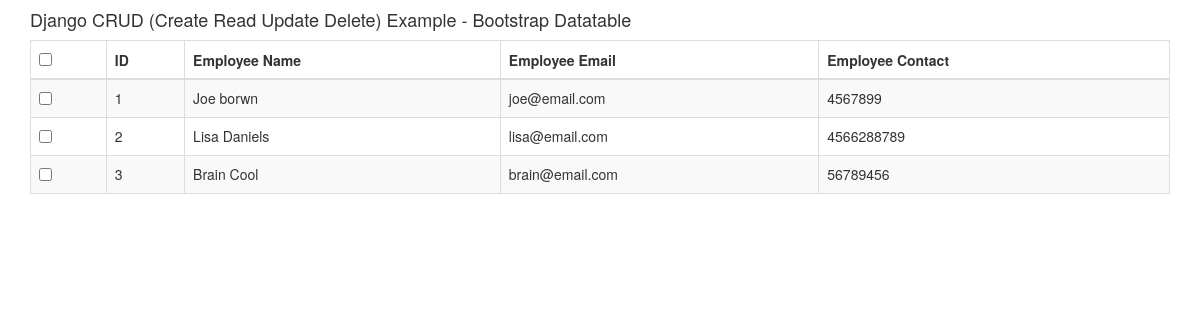
Before: / with the older database file.
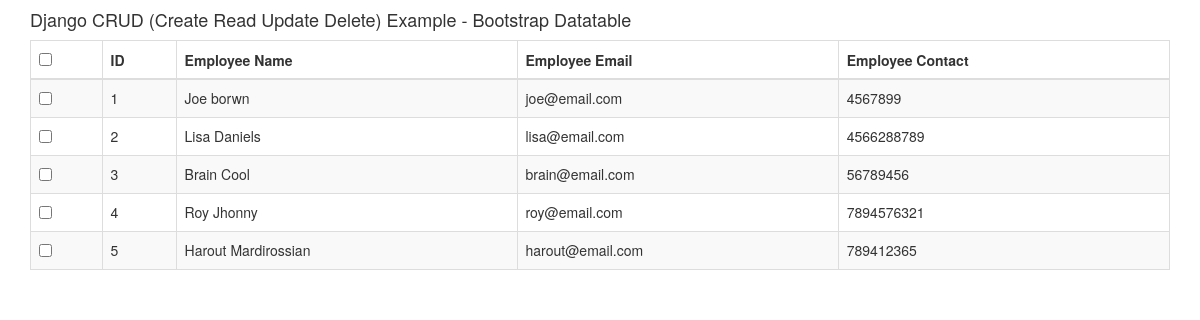
After: the same page with the newer database file.
### users/models.py (models this page shows)
class Employee(models.Model):
    name = models.CharField(max_length=100)
    email = models.EmailField()
    contact = models.CharField(max_length=15)
    class Meta:
        db_table = "employee"

### users/views.py (the view)
# urls.py: path('', views.index),
def index(request):
    employees = Employee.objects.all()
    return render(request,"dashboard.html",{'employees':employees})

### users/templates/dashboard.html (shortened to what this page needs)
<!DOCTYPE html>
<html lang="en">
<head>
{% load static %}
<link href="http://maxcdn.bootstrapcdn.com/bootstrap/3.3.0/css/bootstrap.min.css" rel="stylesheet" id="bootstrap-css">
</head>
<body>
<div class="container">
 <div class="row">
    {% block content %}
    <div class="col-md-12">
      <h4>Django CRUD (Create Read Update Delete) Example - Bootstrap Datatable</h4>
      <div class="table-responsive">
<table id="bootstrapdatatable" class="table table-striped table-bordered" width="100%">
          <thead>
              <th><input type="checkbox" id="checkall" /></th>
              <th>ID</th>
              <th>Employee Name</th>
              <th>Employee Email</th>
              <th>Employee Contact</th>
           </thead>
 <tbody>
 {% for employee in employees %}
  <tr>
   <td><input type="checkbox" class="checkthis" /></td>
   <td>{{ employee.id }}</td>
   <td>{{ employee.name }}</td>
   <td>{{ employee.email }}</td>
   <td>{{ employee.contact }}</td>
  </tr>
 {% endfor %}
 </tbody>
</table>
      </div>
  </div>
    {% endblock %}
 </div>
</div>
</body>
</html>

Changed rows visible on the page:
added Employee: id "4", name "Roy Jhonny", email "roy@email.com", contact "7894576321"
added Employee: id "5", name "Harout Mardirossian", email "harout@email.com", contact "789412365"
